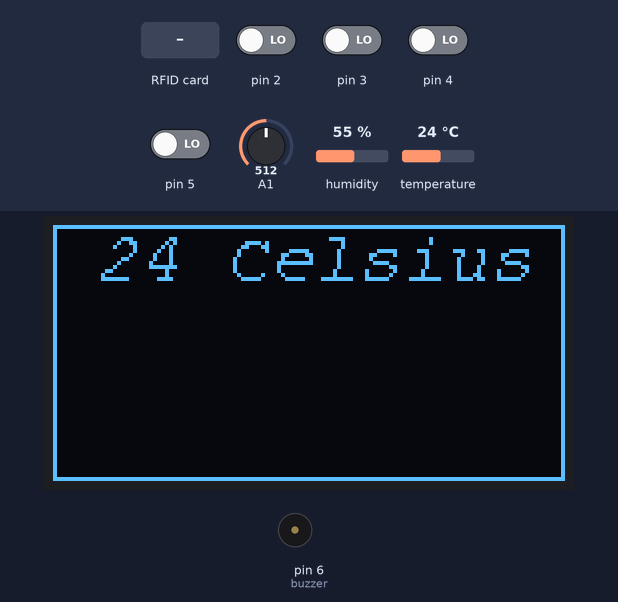
Recording of a sketch running on a simulated Arduino Mega 2560, built with avr-gcc and run on an emulated ATmega2560. Shown: 128×64 one-colour display, buzzer (waves = sounding). The inputs (shaded band) are chosen by the test bench; at power-on: pin 2–5 LOW, A1 = 512, humidity 55 %, temperature 24 °C. What the sketch prints to the serial monitor is not drawn.

Above: at 1.2 s.
1.3 s: A1 set to 11
2.8 s: A1 set to 8
At 3.51 s:
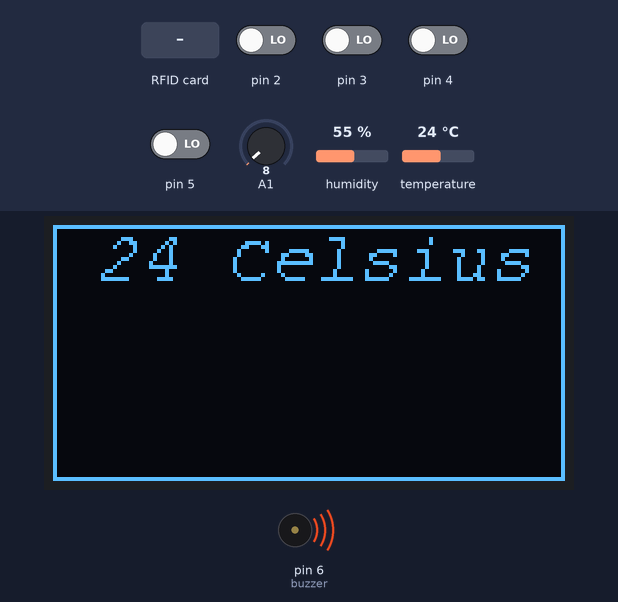
5.2 s: RFID card A0 79 C2 49 held to the reader
At 7.8 s:
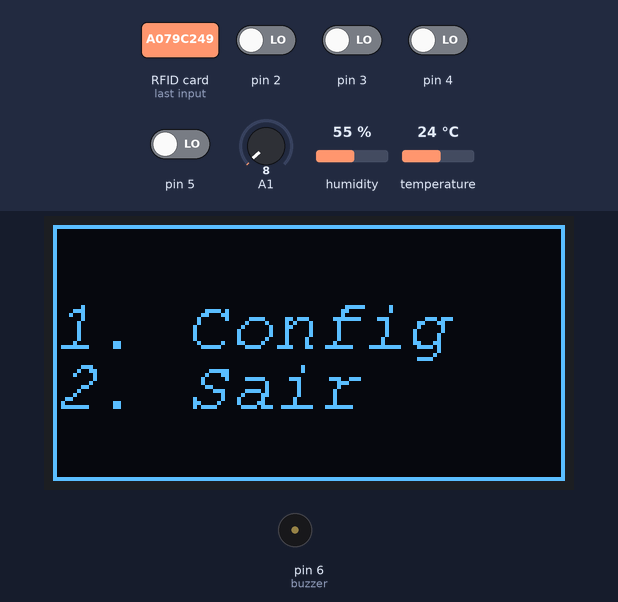
8.2 s: pin 2 driven HIGH
At 9.4 s:
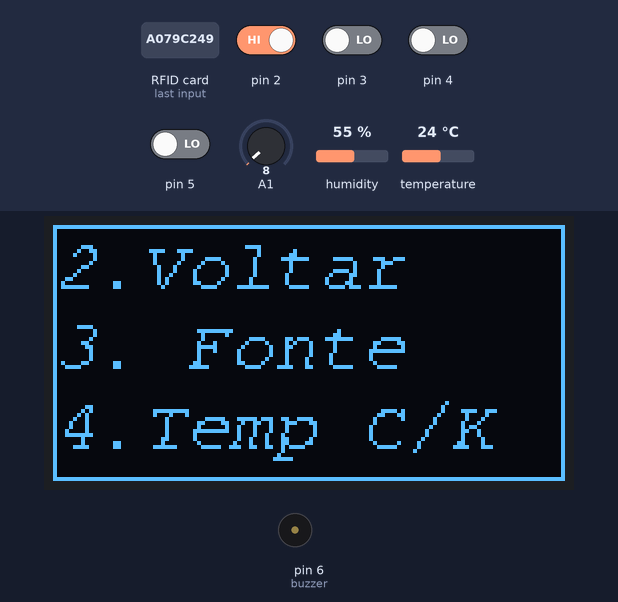
9.7 s: pin 4 driven HIGH
At 10.4 s:
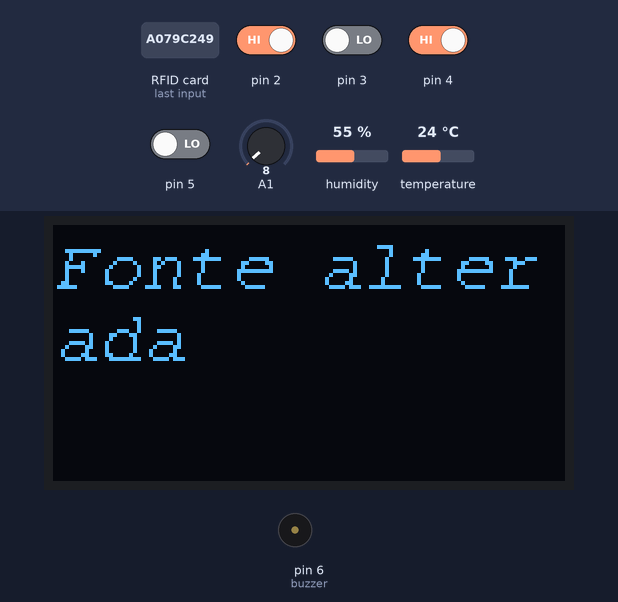
12.7 s: pin 5 driven HIGH
At 13.2 s:
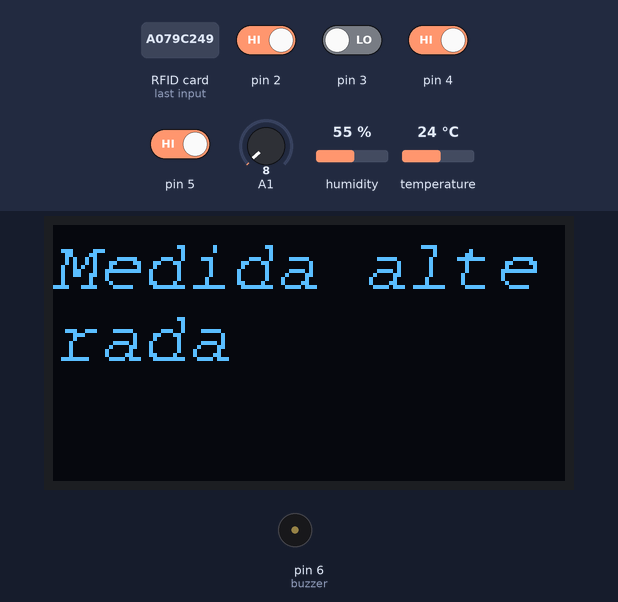
Timing chart, 0 to 15.7 s (numbered marks = the images above; inputs shaded):
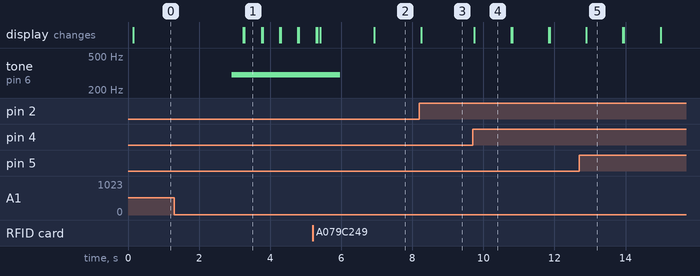

Measured:
- the behaviour switches between 10 and 9 on A1 (found by bisection; images 0 and 1)
- after the input at 1.3 s, every drawn part: stays the same
- after the input at 2.8 s, tone on pin 6 (buzzer): silent → 300 Hz after 0.12 s; the display: first changes after 0.44 s (image 1 shows a later state)
- after the input at 5.2 s, tone on pin 6 (buzzer): 300 Hz → silent after 0.77 s; the display: first differs from a run without the input after 0.21 s (image 2 shows a later state)
- after the input at 8.2 s, the display: changes after 0.06 s (image 3)
- after the input at 9.7 s, the display: changes after 0.05 s (image 4)
- after the input at 12.7 s, the display: changes after 0.19 s (image 5)
- what the display in image 1 shows lasts 0.5 s, from 3.3 s to 3.8 s

The sketch:

IOT_PROVA_FINAL.ino
```cpp
#include <Wire.h>
#include <Adafruit_GFX.h>
#include <Adafruit_SH1106.h>
#include <Fonts/FreeMono9pt7b.h>
#include <Fonts/FreeSansBoldOblique9pt7b.h>
#include <Fonts/FreeMonoOblique9pt7b.h>
#include "dht.h"
#include <SPI.h>
#include <MFRC522.h>

#define OLED_RESET -1
#define SS_PIN 53
#define RST_PIN 9

Adafruit_SH1106 display(OLED_RESET);
const int sensorT = A0;
float temperatura;
dht DHT;
int const_temp = 0; // 0 = Celsius, 1 = Kelvin
int const_font = 0;
int LDR = 0;
int buzzer = 6;
int TOUCH = 9;
int botao1 = 0;
MFRC522 mfrc522(SS_PIN, RST_PIN);
int acesso = 0;

void setup() {
    Serial.begin(9600);
    display.begin(SH1106_SWITCHCAPVCC, 0x3C);
    pinMode(A1, INPUT);
    pinMode(2, INPUT);
    pinMode(3, INPUT);
    pinMode(4, INPUT);
    pinMode(5, INPUT);
}

void loop() {
    // Verifica se o acesso está autorizado
    if (acesso == 0) {
        // Loop para autenticação via RFID
        Serial.println("Status do acesso: ");
        Serial.println(acesso);
        Serial.println("Status do Botão 1: ");
        Serial.println(digitalRead(2));
        Serial.println("Status do Botão 2: ");
        Serial.println(digitalRead(3));
        Serial.println("Status do Botão 3: ");
        Serial.println(digitalRead(4));
        Serial.println("Status do Botão 4: ");
        Serial.println(digitalRead(5));

        // Temperatura
        DHT.read11(sensorT);
        // Luminância
        LDR = analogRead(A1);

        if (LDR < 10) {
            display.clearDisplay();
            tone(buzzer, 300, 1000);
            delay(300);
            display.display();
        }

        // Configuração do Display
        display.clearDisplay();
        //display.print(const_font == 0 ? DHT.temperature : DHT.temperature + 273.15,0);
        display.setFont(const_font == 0 ? &FreeMonoOblique9pt7b : &FreeSansBoldOblique9pt7b);
        //display.setFont(&FreeMonoOblique9pt7b);
        display.setTextColor(WHITE);
        display.setTextSize(1);
        display.drawRect(0, 0, 128, 64, WHITE);
        display.setCursor(10, 13);
        display.print(const_temp == 0 ? DHT.temperature : DHT.temperature + 273.15,0);
        display.print(const_temp == 0 ? " Celsius" : " Kelvin");
        display.display();

        // Setup RFID
        SPI.begin();
        mfrc522.PCD_Init();

        if (!mfrc522.PICC_IsNewCardPresent()) return;
        if (!mfrc522.PICC_ReadCardSerial()) return;

        String content = "";
        for (byte i = 0; i < mfrc522.uid.size; i++) {
            content.concat(String(mfrc522.uid.uidByte[i] < 0x10 ? " 0" : " "));
            content.concat(String(mfrc522.uid.uidByte[i], HEX));
        }

        content.toUpperCase();
        if (content.substring(1) == "A0 79 C2 49") {
            display.clearDisplay();
            Serial.println("Acesso Autorizado");
            display.setCursor(30, 30);
            display.print("Acesso");
            display.setCursor(10, 45);
            display.print("Autorizado");
            display.display();
            delay(1500);
            acesso = 1;
        } else {
            display.clearDisplay();
            Serial.println("Acesso Negado");
            display.setCursor(30, 30);
            display.print("Acesso");
            display.setCursor(30, 45);
            display.print("Negado");
            display.display();
            delay(1000);
            acesso = 0;
        }
    } else {
        // Menu de configurações
        display.clearDisplay();
        display.drawRect(0, 0, 128, 64, WHITE);
        display.setCursor(0, 30);
        display.print("1. Config");
        display.setCursor(0, 45);
        display.print("2. Sair");
        display.display();

        // Botão 1
        if (digitalRead(2) == HIGH) {
            botao1 = 1;
        }
        if (digitalRead(3) == HIGH) {
            acesso = 0;
        }

        if (botao1 == 1) {
            do {
                display.clearDisplay();
                display.drawRect(0, 0, 128, 64, WHITE);
                display.setCursor(0, 15);
                display.print("2.Voltar");
                display.setCursor(0, 35);
                display.print("3. Fonte");
                display.setCursor(0, 55);
                display.print("4.Temp C/K");
                display.display();

                if (digitalRead(3) == HIGH) {
                    botao1 = 0;
                    break; // Volta ao menu principal
                }

                if (digitalRead(4) == HIGH) {
                  const_font = (const_font == 0) ? 1 : 0; // Troca entre fontes
                    display.clearDisplay();
                    display.setCursor(0, 15);
                    display.print("Fonte alterada");
                    display.display();
                    delay(1000); // Aguarda 1 segundo para mostrar a mensagem
                }

                if (digitalRead(5) == HIGH) {
                    const_temp = (const_temp == 0) ? 1 : 0; // Troca entre Celsius e Kelvin
                    display.clearDisplay();
                    display.setCursor(0, 15);
                    display.print("Medida alterada");
                    display.display();
                    delay(1000); // Aguarda 1 segundo para mostrar a mensagem
                }
            } while (true);
        }
    }
}
```
